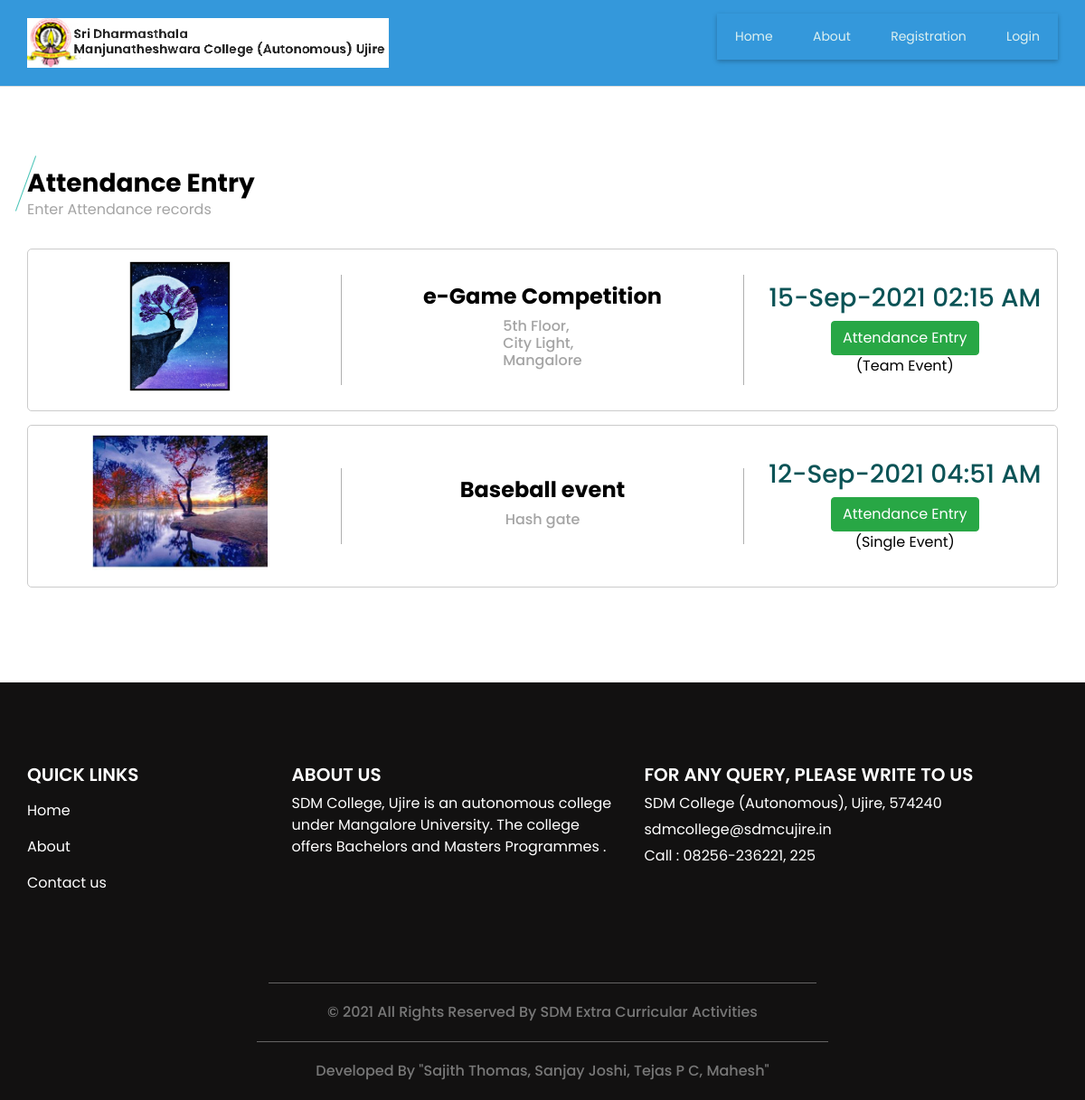
The app's page /display_event.php, older data.
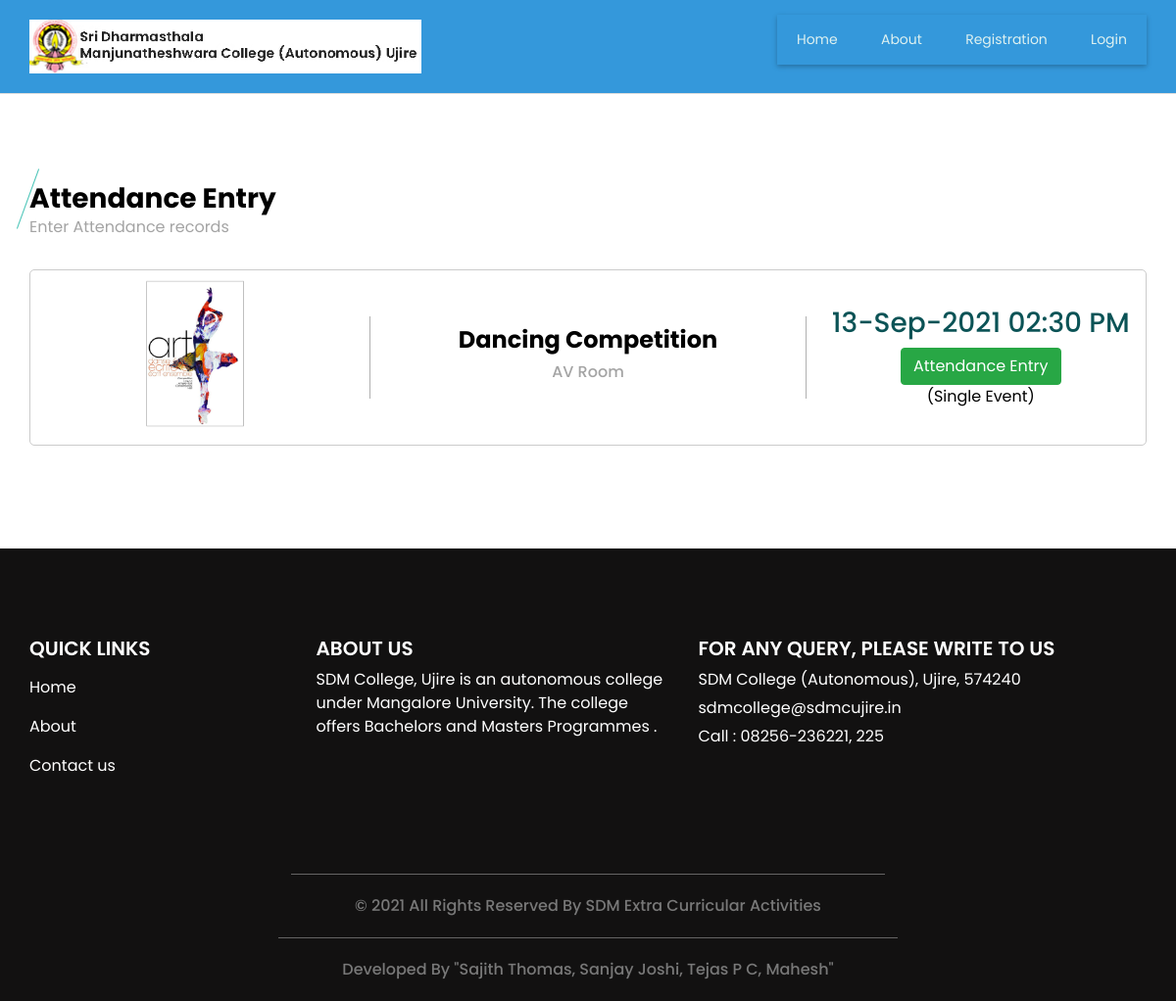
The same page, newer data.
### tables this page shows
CREATE TABLE `event` (
  `event_id` bigint(20) NOT NULL,
  `event_type_id` int(11) NOT NULL,
  `event_participation_type` varchar(25) NOT NULL COMMENT 'Single, Team',
  `no_of_participants` int(11) NOT NULL,
  `event_title` varchar(300) NOT NULL,
  `event_description` text NOT NULL,
  `event_rules` text NOT NULL,
  `event_banner` varchar(300) NOT NULL,
  `department_id` int(11) NOT NULL,
  `club_id` int(11) NOT NULL,
  `course_id` text NOT NULL,
  `st_class` text NOT NULL,
  `event_date_time` datetime NOT NULL,
  `event_venue` text NOT NULL,
  `staff_id` int(11) NOT NULL,
  `participation_limit` int(11) NOT NULL,
  `event_status` varchar(10) NOT NULL
);

### display_event.php (the view, shortened to what this page needs)
<?php
include("header.php");
?>
  <section class="event_section layout_padding">
    <div class="container">
      <div class="heading_container">
        <h3>
          Attendance Entry
        </h3>
        <p>
          Enter Attendance records
        </p>
      </div>
      <?php
		    $sqlview = "SELECT * FROM  event where event_date_time > CURDATE() ORDER BY event_id DESC";
		    $qsqlview = mysqli_query($con,$sqlview);
	    	while($rsview = mysqli_fetch_array($qsqlview))
		    {
          ?>
      <div class="event_container">
        <div class="box">
          <div class="img-box">
           <h5>
		  <?php
      $imge=$rsview['event_banner'];
      echo '<img src="imgbanner/' .$imge .'" width="150" height="150">';
      ?>
		   </h5>
          </div>
          <div class="detail-box">
            <h4>
            <?php echo $rsview['event_title'];?>
            </h4>
            <h6>
              <?php echo $rsview['event_venue'];?>
            </h6>
          </div>
          <div class="date-box">
            <h3>
            <?php echo date("d-M-Y h:i A",strtotime($rsview['event_date_time']));?>
            </h3>
			<?php
			if($rsview['event_participation_type'] == "Team")
			{
			?>
			<a href="attendance_team.php?event_id=<?php echo $rsview['event_id']; ?>&attendanceentry=Submit" class="btn btn-success">Attendance Entry</a>
			<?php
			}
			else
			{
			?>
			<a href="attendance.php?event_id=<?php echo $rsview['event_id']; ?>&attendanceentry=Submit" class="btn btn-success">Attendance Entry</a>
			<?php
			}
			?>
            (<?php echo $rsview['event_participation_type'];?> Event)
          </div>
        </div>
        <?php
      }
        ?>
    </div>
  </section>
<?php
include("footer.php");
?>

Row changes from the older to the newer data that the page shows:
removed event: event_banner (picture), event_title "e-Game Competition", event_venue "5th Floor, City Light, Mangalore", event_date_time "15-Sep-2021 02:15 AM", event_participation_type "Team"
removed event: event_banner (picture), event_title "Baseball event", event_venue "Hash gate", event_date_time "12-Sep-2021 04:51 AM", event_participation_type "Single"
added event: event_banner (picture), event_title "Dancing Competition", event_venue "AV Room", event_date_time "13-Sep-2021 02:30 PM", event_participation_type "Single"
